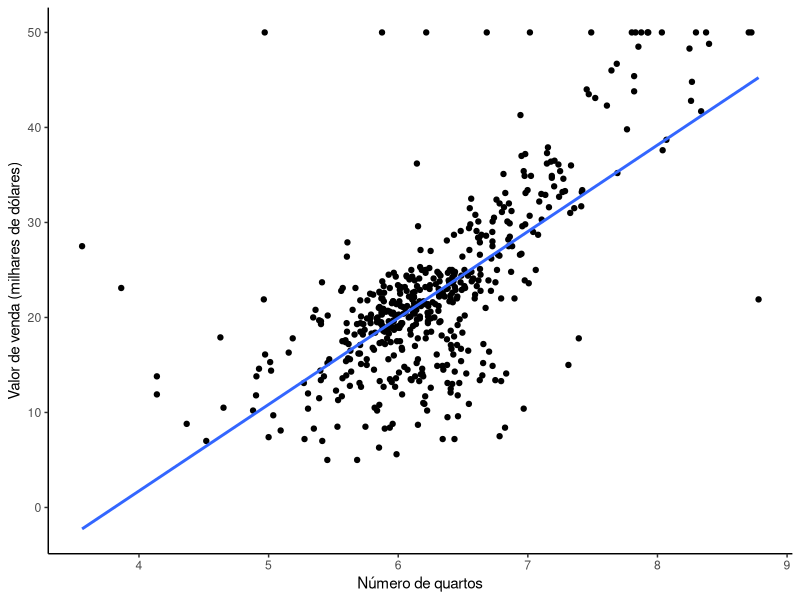

The R script that drew this image: (Note: this script raises an error after producing the figure.)
install.packages("ggplot2")
library(ggplot2)

dados_BOSTON <- MASS::Boston                       # Dados sobre a influência no preço de imóveis
?MASS::Boston

############### Criar gráfico de dispersão ###############

ggplot(data =dados_BOSTON, aes(x = rm, y = medv))+ # Gráfico entre número de quartos e preço de venda
  geom_point()+                                    # Diagrama de dispersão
  theme_classic()+                                 # Opcional do professor
  xlab("Número de quartos")+                       # Eixo x
  ylab("Valor de venda (milhares de dólares)")+    # Eixo y
  geom_smooth(method = "lm", se = FALSE)           # Reta de tendencia

#### Coeficiente de correlação linear para rm e medv ####

cor(dados_BOSTON$rm, dados_BOSTON$medv)

################# Matriz de correlações #################

M <- cor(dados_BOSTON)
corrplot(M, method = "number")

